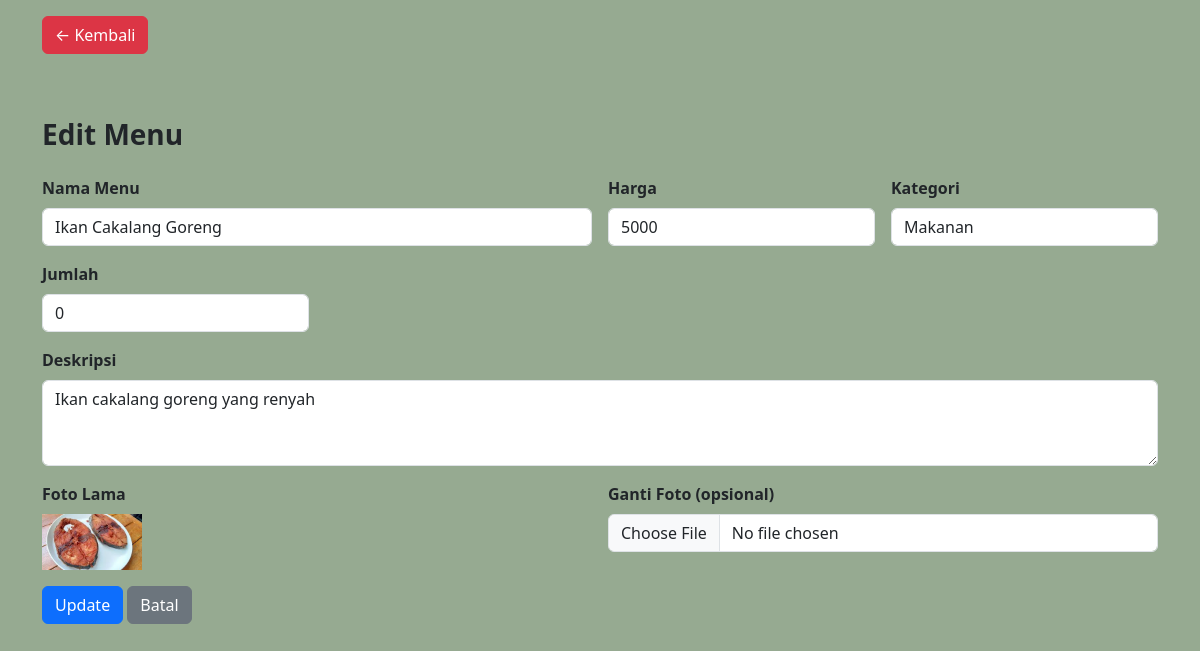
Page /ADMIN/edit.php?id_menu=3 on the committed database.
### tables this page shows
CREATE TABLE `menu` (
  `id_menu` int(11) NOT NULL,
  `nama_menu` varchar(100) NOT NULL,
  `harga` decimal(10,0) NOT NULL,
  `jumlah` int(11) NOT NULL,
  `kategori` varchar(50) NOT NULL,
  `deskripsi` text DEFAULT NULL,
  `gambar` varchar(255) DEFAULT NULL,
  `status` enum('Tersedia','Habis') DEFAULT 'Tersedia'
);

### ADMIN/edit.php (the view, shortened to what this page needs)
<?php include 'config.php'; ?>
<?php
$id_menu= $_GET['id_menu'];
$data = mysqli_fetch_assoc(mysqli_query($conn, "SELECT * FROM menu WHERE id_menu=$id_menu"));
?>
<!DOCTYPE html>
<html>
<head>
    <link href="https://cdn.jsdelivr.net/npm/bootstrap@5.3.0/dist/css/bootstrap.min.css" rel="stylesheet">
</head>
<body>
<div class="container mt-3">
    <a href="dashboard.php" class="btn btn-danger mb-3">← Kembali</a>
</div>
<div class="container mt-5">
    <h3 class="mb-4">Edit Menu</h3>
    <form method="POST" enctype="multipart/form-data" class="row g-3">
        <div class="col-md-6">
            <label class="form-label">Nama Menu</label>
            <input type="text" name="nama_menu" class="form-control" value="<?= $data['nama_menu'] ?>" required>
        </div>
        <div class="col-md-3">
            <label class="form-label">Harga</label>
            <input type="number" name="harga" class="form-control" value="<?= $data['harga'] ?>" required>
        </div>
        <div class="col-md-3">
            <label class="form-label">Kategori</label>
            <input type="text" name="kategori" class="form-control" value="<?= $data['kategori'] ?>" required>
        </div>
        <div class="col-md-3">
            <label class="form-label">Jumlah</label>
            <input type="number" name="jumlah" class="form-control" value="<?= $data['jumlah'] ?>" required>
        </div>
        <div class="col-12">
            <label class="form-label">Deskripsi</label>
            <textarea name="deskripsi" class="form-control" rows="3"><?= $data['deskripsi'] ?></textarea>
        </div>
        <div class="col-md-6">
            <label class="form-label">Foto Lama</label><br>
            <img src="../IMAGE/<?= $data['gambar'] ?>" width="100">
        </div>
        <div class="col-md-6">
            <label class="form-label">Ganti Foto (opsional)</label>
            <input type="file" name="gambar" class="form-control">
        </div>
        <div class="col-12">
            <button type="submit" name="update" class="btn btn-primary">Update</button>
            <a href="dashboard.php" class="btn btn-secondary">Batal</a>
        </div>
    </form>
</div>
</body>
</html>

### ADMIN/edit.php (style rules this page uses)
body { background-color: #96aa91 ; }
.container h3 { font-weight: 700 ; }
.container { font-weight: 600; }

### rows in the picture
menu: nama_menu "Ikan Cakalang Goreng", harga "5000", kategori "Makanan", jumlah "0", deskripsi "Ikan cakalang goreng yang renyah", gambar (picture)
